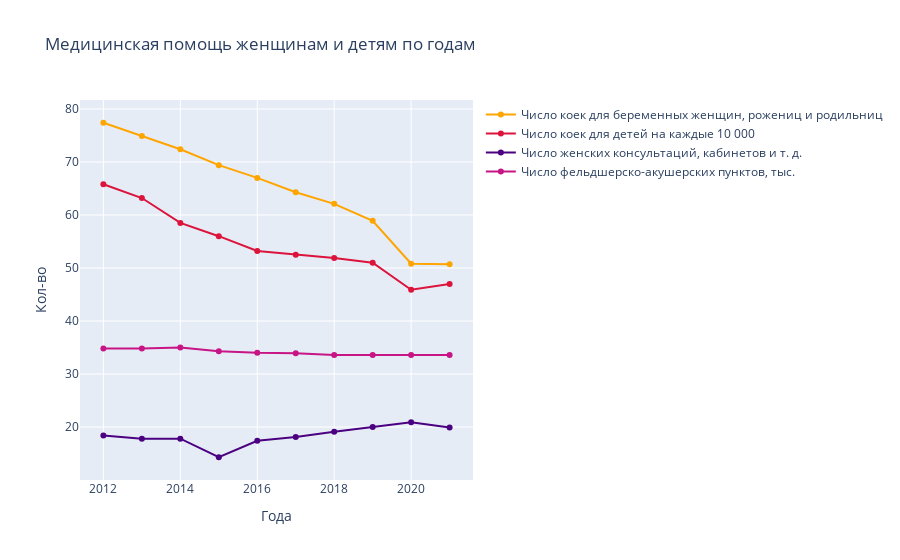

Notebook code for this chart:
### Code cell
trace_bunk_for_women = fr.Scatter(x = df5['Год'],
                                  y = df5['Число коек для беременных женщин, рожениц и родильниц'],
                                  marker = {'color': 'orange'},
                                  name = 'Число коек для беременных женщин, рожениц и родильниц')
trace_bunk_for_children = fr.Scatter(x = df5['Год'],
                                     y = df5['Число коек для детей на каждые 10 000 '],
                                     marker = {'color': 'crimson'},
                                     name = 'Число коек для детей на каждые 10 000')
trace_consultation_etc = fr.Scatter(x = df5['Год'],
                                    y = df5['Число женских консультаций, акушерско-гинекологических отделений (кабинетов), детских поликлиник,  отделений (кабинетов), тыс.'],
                                    marker = {'color': 'indigo'},
                                    name = 'Число женских консультаций, кабинетов и т. д.')
trace_place = fr.Scatter(x = df5['Год'],
                         y = df5['Число фельдшеpско-акушеpских пунктов, тыс.'],
                         marker = {'color': 'mediumvioletred'},
                         name = 'Число фельдшеpско-акушеpских пунктов, тыс.')
our_data = [trace_bunk_for_women, trace_bunk_for_children, trace_consultation_etc, trace_place]
layout = dict(title = 'Медицинская помощь женщинам и детям по годам',
              xaxis = {'title': 'Года'},
              yaxis = {'title': 'Кол-во'})

fig = fr.Figure(data = our_data, layout = layout)
fig

### Figure 1 — Plotly figure (JSON) as saved in the notebook; plotly's stock layout.template omitted (floating-point values rounded to 4 significant figures)
{"data": [{"marker": {"color": "orange"}, "name": "Число коек для беременных женщин, рожениц и родильниц", "type": "scatter", "x": [2012, 2013, 2014, 2015, 2016, 2017, 2018, 2019, 2020, 2021, "20222)"], "y": [77.4, 74.9, 72.4, 69.4, 67, 64.3, 62.1, 58.9, 50.8, 50.7, 52.3]}, {"marker": {"color": "crimson"}, "name": "Число коек для детей на каждые 10 000", "type": "scatter", "x": [2012, 2013, 2014, 2015, 2016, 2017, 2018, 2019, 2020, 2021, "20222)"], "y": [65.8, 63.2, 58.5, 56, 53.2, 52.5, 51.9, 51, 45.9, 47, 49.6]}, {"marker": {"color": "indigo"}, "name": "Число женских консультаций, кабинетов и т. д.", "type": "scatter", "x": [2012, 2013, 2014, 2015, 2016, 2017, 2018, 2019, 2020, 2021, "20222)"], "y": [18.4, 17.8, 17.8, 14.3, 17.4, 18.1, 19.1, 20, 20.9, 19.9, 19.8]}, {"marker": {"color": "mediumvioletred"}, "name": "Число фельдшеpско-акушеpских пунктов, тыс.", "type": "scatter", "x": [2012, 2013, 2014, 2015, 2016, 2017, 2018, 2019, 2020, 2021, "20222)"], "y": [34.8, 34.8, 35, 34.3, 34, 33.9, 33.6, 33.6, 33.6, 33.6, 33.5]}], "layout": {"title": {"text": "Медицинская помощь женщинам и детям по годам"}, "xaxis": {"title": {"text": "Года"}}, "yaxis": {"title": {"text": "Кол-во"}}}}
